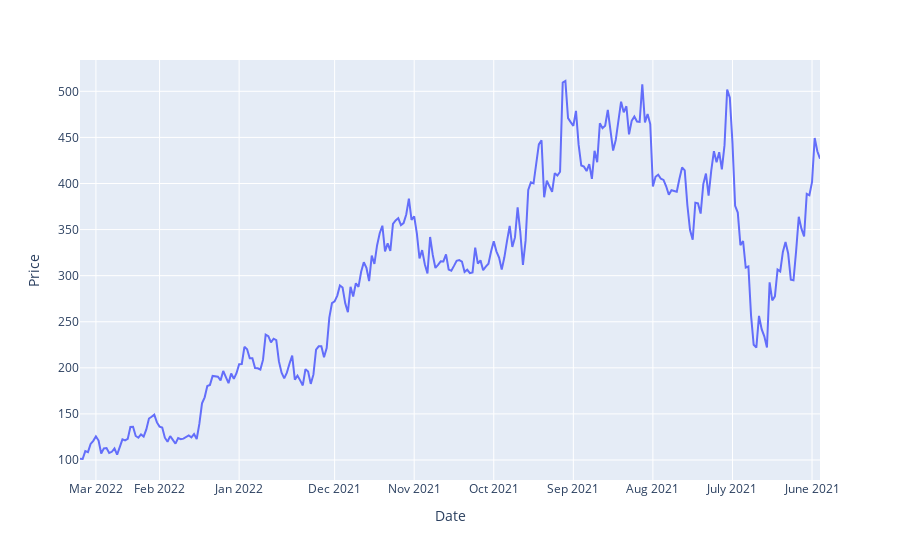

Notebook cell for this chart:
### Code cell
df = pd.read_csv("compound_price_data.csv")
fig = px.line(df, x="Date", y="Price")

# template="plotly_dark"

fig.update_layout(
    xaxis = dict(
        tickmode = "array",
        tickvals = ['Mar 01, 2022', 'Feb 05, 2022', 'Jan 06, 2022', 'Dec 01, 2021',
                    'Nov 01, 2021', 'Oct 02, 2021', 'Sep 02, 2021', 'Aug 03, 2021',
                    'Jul 04, 2021', 'Jun 04, 2021'],
        ticktext = ['Mar 2022', 'Feb 2022', 'Jan 2022', 'Dec 2021',
                    'Nov 2021', 'Oct 2021', 'Sep 2021', 'Aug 2021',
                    'July 2021', 'June 2021']
    )
)

# # chart line color red
# fig.update_traces(line_color='#FF0000')

fig.show()

### Figure 1 — Plotly figure (JSON) as saved in the notebook; plotly's stock layout.template omitted (floating-point values rounded to 4 significant figures; data arrays with more than 128 entries replaced by an {"elided": "..."} marker saying what was removed)
{"data": [{"hovertemplate": "Date=%{x}<br>Price=%{y}<extra></extra>", "legendgroup": "", "line": {"color": "#636efa", "dash": "solid"}, "mode": "lines", "name": "", "orientation": "v", "showlegend": false, "type": "scatter", "x": {"elided": "280 str values"}, "xaxis": "x", "y": {"elided": "280 float values"}, "yaxis": "y"}], "layout": {"legend": {"tracegroupgap": 0}, "margin": {"t": 60}, "xaxis": {"anchor": "y", "domain": [0, 1], "tickmode": "array", "ticktext": ["Mar 2022", "Feb 2022", "Jan 2022", "Dec 2021", "Nov 2021", "Oct 2021", "Sep 2021", "Aug 2021", "July 2021", "June 2021"], "tickvals": ["Mar 01, 2022", "Feb 05, 2022", "Jan 06, 2022", "Dec 01, 2021", "Nov 01, 2021", "Oct 02, 2021", "Sep 02, 2021", "Aug 03, 2021", "Jul 04, 2021", "Jun 04, 2021"], "title": {"text": "Date"}}, "yaxis": {"anchor": "x", "domain": [0, 1], "title": {"text": "Price"}}}}
